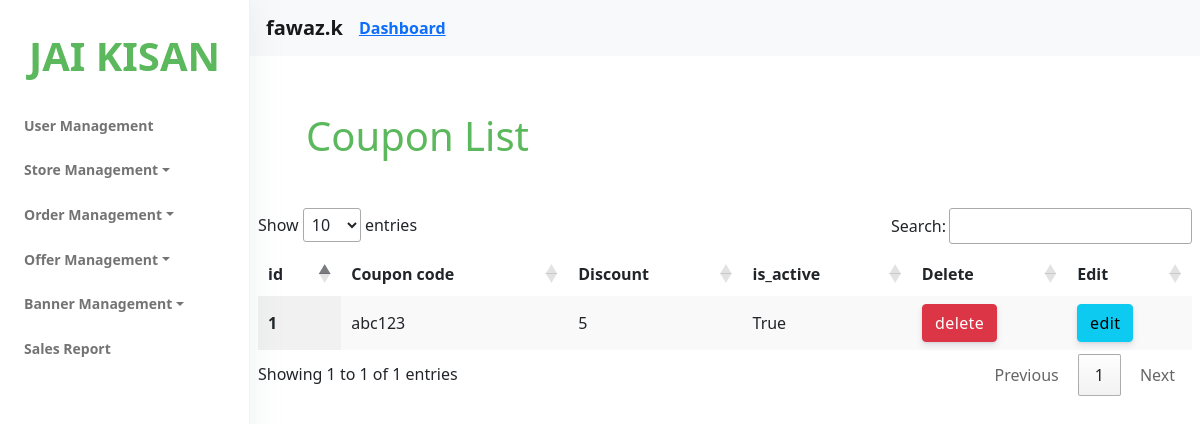
Screenshot of /adminpanel/coupon_offer (signed in) with the database file from the repository.
### accounts/models.py (models this page shows, shortened)
class Account(AbstractBaseUser):
    first_name = models.CharField(max_length=50)
    last_name = models.CharField(max_length=50)
    username = models.CharField(max_length=50)
    email = models.CharField(max_length=50,unique=True)
    phone_number=models.CharField(('mobile number'), max_length=20, unique=True)
    profile_img = models.ImageField( null=True, blank=True, upload_to='userprofile')
    city = models.CharField(max_length=50,null=True)
    state = models.CharField(max_length=50,null=True)
    date_joined = models.DateTimeField(auto_now_add=True)
    last_login = models.DateTimeField(auto_now_add=True)
    is_admin = models.BooleanField(default=False)
    is_staff = models.BooleanField(default=False)
    is_active = models.BooleanField(default=True)
    is_superadmin = models.BooleanField(default=False)
    USERNAME_FIELD ='email'
    REQUIRED_FIELDS = ['first_name','last_name','username','phone_number']
    objects = MyAccountManager()

### offer/models.py (models this page shows, shortened)
class Coupon(models.Model):
    coupon_code = models.CharField(max_length=50, unique=True)
    discount = models.PositiveIntegerField(help_text="Offer in percentage", null=True)
    is_active = models.BooleanField(default=False)

### admin_panel/views.py (the view)
# urls.py: path('coupon_offer',views.coupon_offer,name="coupon_offer"),
@staff_member_required(login_url='adminpanel')
def coupon_offer(request):
    coupon_list = Coupon.objects.all()
    context={
        'coupon_list':coupon_list,
    }
    return render(request,'adminpanel/coupon_offer.html',context)

### cart/context_processors.py (called while the page is built, shortened)
def counter(request):
    cart_count = 0
    if 'admin' in request.path:
        return{}
    return dict(cart_count=cart_count)

### category/context_processors.py (called while the page is built)
def menu_links(request):
    links = category.objects.all()
    return dict(links=links)

### templates/adminpanel/coupon_offer.html (shortened to what this page needs)
{% load static %}
{% include 'adminpanel/nav.html' %}
<!DOCTYPE html>
<html lang="en">
<head>
    <link rel="stylesheet" href="https://cdn.jsdelivr.net/npm/bootstrap@5.0.0-beta1/dist/css/bootstrap.min.css">
    <link rel="stylesheet" type="text/css" href="https://cdn.datatables.net/1.11.3/css/jquery.dataTables.css">
</head>
<body>
    <div class="header">
        <div class="align-items-center">
            <div class="px-2 col-lg-12 col-7">
                <div class="table-responsive">
                    <div>
                        <h1 style="color:#5cb85c" class="m-5">Coupon List</h1>
                    </div>
                    <table id="table" class="display"  style="border:None;">
                        <thead  style="border:None;">
                            <tr  style="border:None;">
                                <th  style="border:None;" scope="col">id</th>
                                <th  style="border:None;" scope="col">Coupon code</th>
                                <th  style="border:None;" scope="col">Discount</th>
                                <th  style="border:None;" scope="col">is_active</th>
                                <th  style="border:None;" scope="col">Delete</th>
                                <th  style="border:None;" scope="col">Edit</th>
                            </tr>
                        </thead>
                        <tbody  style="border:None;">
                            {% for x in coupon_list %}
                            <tr>
                                <th scope="row">
                                    {{ x.id }}
                                </th>
                                <td>
                                    {{ x.coupon_code }}
                                </td>
                                <td>
                                    {{ x.discount }}
                                </td>
                                <td>
                                    {{ x.is_active }}
                                </td>
                                    <td><a class="btn btn-danger" href="" onclick="delete_coupon('{{x.id}}')" data-bs-toggle="modal" data-bs-target="#staticBackdrop" >delete</a></td>
                                    <td><a class="btn btn-info" href="" onclick="edit_coupon('{{x.id}}')" data-bs-toggle="modal" data-bs-target="#staticBackdrop">edit</a></td>
                            </tr>
                            {% endfor %}
                        </tbody>
                    </table>
                </div>
            </div>
        </div>
    </div>
</body>
</html>

### templates/adminpanel/nav.html (shortened to what this page needs)
{% extends 'adminpanel/base.html' %}
{% load static %}
{% block content %}
<nav class="sidenav navbar navbar-vertical  fixed-left  navbar-expand-xs navbar-light bg-white" id="sidenav-main">
    <div class="scrollbar-inner">
        <div class="sidenav-header  align-items-center">
            <a class="navbar-brand" href="javascript:void(0)">
                <h1 style="color: #5cb85c;"><b>JAI KISAN</b></h1>
            </a>
        </div>
        <div class="navbar-inner">
            <div class="collapse navbar-collapse" id="sidenav-collapse-main">
                <ul class="navbar-nav">
                    <li class="nav-item">
                        <a class="nav-link" href="{% url 'user_list' %}">
                            <b >User Management</b>
                        </a>
                </li>
                    <li class="nav-item dropdown">
                        <a class="nav-link dropdown-toggle" href="#" id="navbarDropdown" role="button" data-toggle="dropdown" aria-haspopup="true" aria-expanded="false">
                          <b>Store Management</b>
                        </a>
                      </li>
                      <li class="nav-item dropdown">
                        <a class="nav-link dropdown-toggle" href="#" id="navbarDropdown" role="button" data-toggle="dropdown" aria-haspopup="true" aria-expanded="false">
                          <b>Order Management</b>
                        </a>
                      </li>
                      <li class="nav-item dropdown">
                        <a class="nav-link dropdown-toggle" href="#" id="navbarDropdown" role="button" data-toggle="dropdown" aria-haspopup="true" aria-expanded="false">
                          <b>Offer Management</b>
                        </a>
                      </li>
                      <li class="nav-item dropdown">
                        <a class="nav-link dropdown-toggle" href="#" id="navbarDropdown" role="button" data-toggle="dropdown" aria-haspopup="true" aria-expanded="false">
                          <b>Banner Management</b>
                        </a>
                      </li>
                      <li class="nav-item">
                        <a class="nav-link" href="{% url 'product_sales' %}">
                            <b >Sales Report</b>
                        </a>
                </li>
                </ul>
            </div>
        </div>
    </div>
</nav>
<div class="main-content" id="panel">
    <nav class="navbar navbar-expand-lg navbar-light bg-light">
        <b class="navbar-brand" style="justify-content: end;" >{{ user.username }}</b>
        <a  href="{% url 'admin_dashboard' %}"><b>Dashboard</b></a>
      </nav>
    {% endblock %}

### rows the page displays
Account: username "fawaz.k"
Coupon: id "1", coupon_code "abc123", discount "5", is_active "True"
